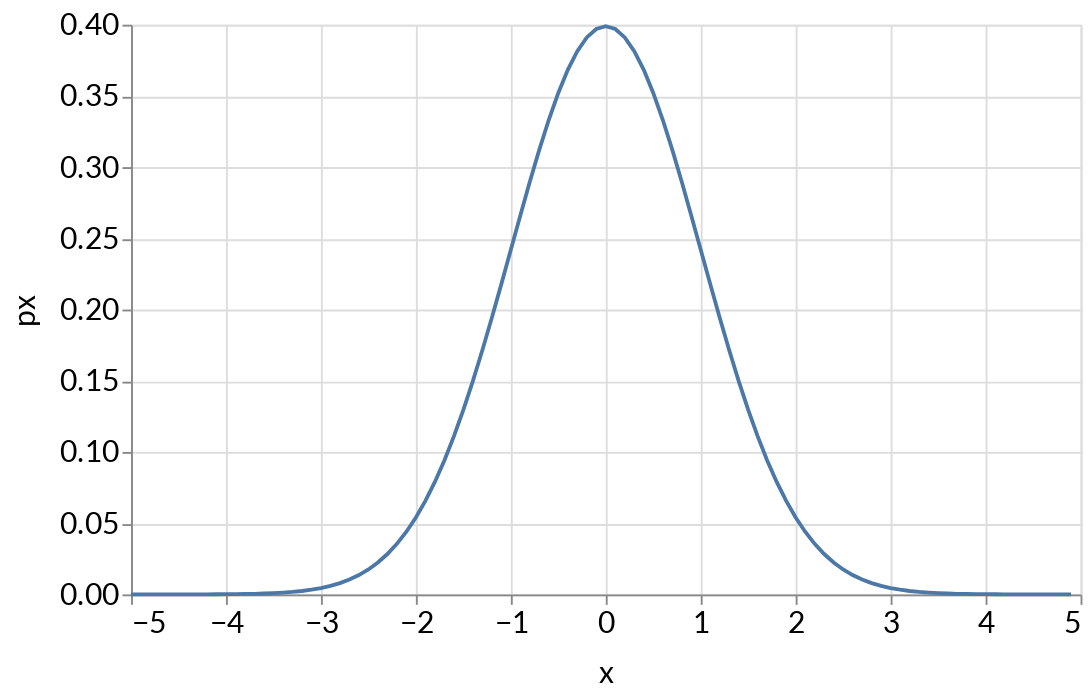

The code cell stored with this chart in its notebook:
### Markdown cell above
## The normal distribution...

- is also called the bell curve or Gaussian distribution. 
- It is specified by its mean and its variance or standard deviation.

### Code cell
# gaussian density
distribution_chart(
    pdf_transform_expression = 'densityNormal(datum.x, datum.mean, datum.std)',
    xmin = -5,
    xmax = 5,
    xstep = .1,
    mean = distribution_parameter(
        min=-5,
        max=5,
        step=.1,
        init_value=0,
        name='Mean'
    ),
    std = distribution_parameter(
        min=.5,
        max=5,
        step=.1,
        init_value=1,
        name='Std'
    )
).properties(
        width=500
)

### Figure 1 — Vega-Lite specification as saved in the notebook (floating-point values rounded to 4 significant figures)
{"config": {"title": {"fontSize": 24.0, "font": ["Lato", "Helvetica Neue", "Helvetica", "Arial", "Sans Serif"], "fontWeight": "normal"}, "axisX": {"labelFont": ["Lato", "Helvetica Neue", "Helvetica", "Arial", "Sans Serif"], "labelFontSize": 16, "titleFont": ["Lato", "Helvetica Neue", "Helvetica", "Arial", "Sans Serif"], "titleFontSize": 16, "titleFontWeight": "normal", "titlePadding": 10}, "axisY": {"labelFont": ["Lato", "Helvetica Neue", "Helvetica", "Arial", "Sans Serif"], "labelFontSize": 16, "titleFont": ["Lato", "Helvetica Neue", "Helvetica", "Arial", "Sans Serif"], "titleFontSize": 16, "titleFontWeight": "normal", "titlePadding": 10}, "legend": {"labelFont": ["Lato", "Helvetica Neue", "Helvetica", "Arial", "Sans Serif"], "labelFontSize": 16, "titleFont": ["Lato", "Helvetica Neue", "Helvetica", "Arial", "Sans Serif"], "titleFontSize": 16, "titleFontWeight": "normal"}, "text": {"font": ["Lato", "Helvetica Neue", "Helvetica", "Arial", "Sans Serif"], "fontSize": 14.4}}, "data": {"sequence": {"start": -5, "stop": 5, "step": 0.1, "as": "x"}}, "mark": "line", "encoding": {"x": {"type": "quantitative", "field": "x", "scale": {}}, "y": {"type": "quantitative", "field": "px", "scale": {}}}, "selection": {"selector006": {"type": "single", "bind": {"input": "range", "min": 0.5, "max": 5, "step": 0.1, "name": "Std"}, "init": {"value": 1}}, "selector005": {"type": "single", "bind": {"input": "range", "min": -5, "max": 5, "step": 0.1, "name": "Mean"}, "init": {"value": 0}}}, "transform": [{"calculate": "selector005.value", "as": "mean"}, {"calculate": "selector006.value", "as": "std"}, {"calculate": "densityNormal(datum.x, datum.mean, datum.std)", "as": "px"}], "width": 500, "$schema": "https://vega.github.io/schema/vega-lite/v4.8.1.json"}
